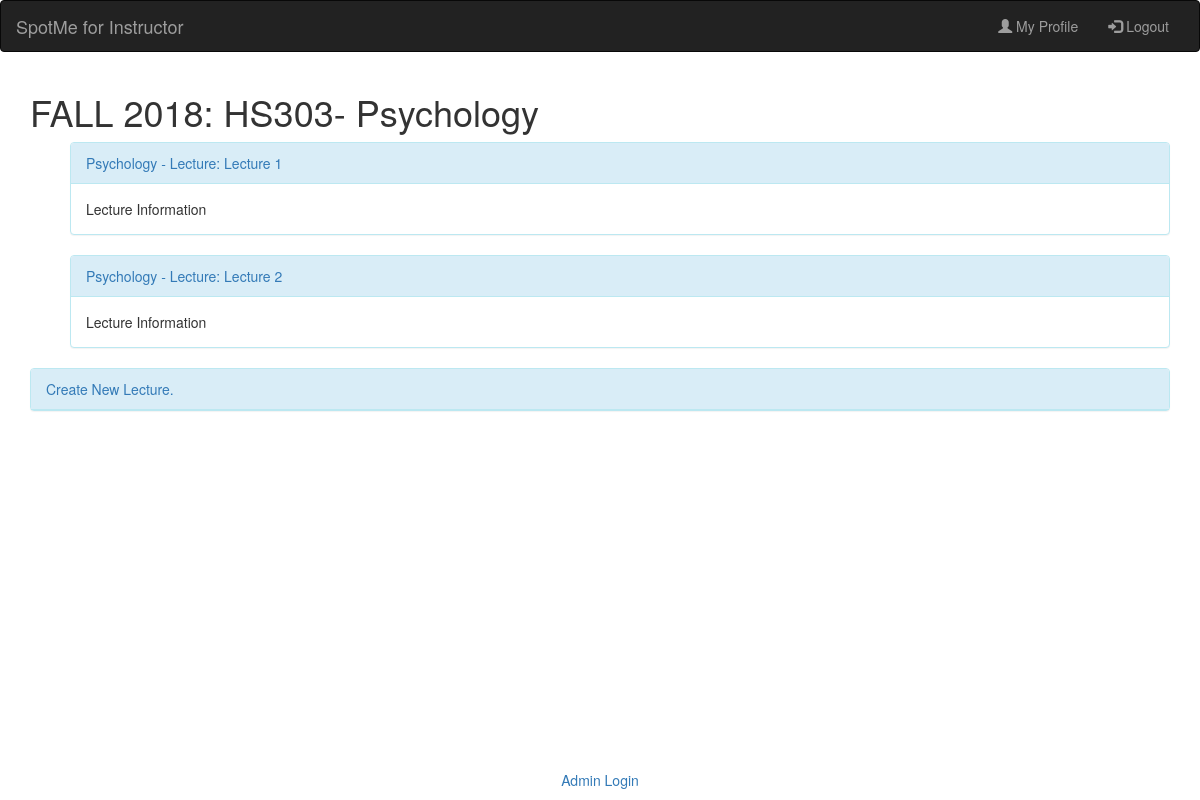
Page /SpotMe/course_session/2/ (signed in) on the committed database.
### SpotMe/models.py (models this page shows)
class course_session(models.Model):
    session_token = models.CharField(max_length=10, default='sessn')
    course_instructor = models.ForeignKey(instructor, on_delete=models.CASCADE, default=None)
    course = models.ForeignKey(course, on_delete=models.CASCADE, default=None)
    course_session_info = models.CharField(max_length=1000, primary_key=False, default='')
    semester = models.CharField(max_length=10, choices=SEM_CHOICES)
    year = models.IntegerField(choices=YEAR_CHOICES)
    class Meta:
        unique_together = ('session_token', 'course')
    def __str__(self):
        return self.semester + ' ' + str(self.year) + ': ' + str(self.course)

class course(models.Model):
    course_id = models.CharField(max_length=10)
    course_name = models.CharField(max_length=50)
    def __str__(self):
        return str(self.course_id) + '- ' + str(self.course_name)

class lecture(models.Model):
    lecture_id = models.AutoField(primary_key=True)
    lecture_title = models.CharField(max_length=50, default=None, null=True)
    course_session = models.ForeignKey(course_session, on_delete=models.CASCADE)
    lecture_location = models.ForeignKey(location, on_delete=models.CASCADE)
    lecture_date = models.DateField()
    start_time = models.TimeField()
    end_time = models.TimeField()
    def __str__(self):
        return self.course_session.course.course_name + ' - Lecture: ' + str(self.lecture_title)

### SpotMe/views.py (the view)
# urls.py: url(r'^course_session/(?P<course_session_id>[0-9]+)/$', views.instructor_course_page, name='instructor_course_page'),
def instructor_course_page(request, course_session_id):
    if not request.user.is_authenticated:
        return render(request, 'SpotMe/instructor_login.html')
    else:
        instructor_obj = get_object_or_404(instructor, user=request.user)
        context = instructor_course_page_context(instructor_obj, course_session_id)
        return render(request, 'SpotMe/instructor_course_page.html', context)

### SpotMe/views.py (called while the page is built)
def instructor_course_page_context(instructor, course_session_id):
    context = {'instructor': None, 'course_session': None, 'course_lectures': None}
    if instructor is not None:
        if instructor.user.is_authenticated:
            context['instructor'] = instructor
            course_session_obj = get_object_or_404(course_session, pk=course_session_id)
            context['course_session'] = course_session_obj
            if course_session_obj is not None:
                context['course_lectures'] = lecture.objects.filter(course_session=course_session_obj)
    return context

### SpotMe/templates/SpotMe/instructor_course_page.html
{% extends 'SpotMe/instructor_in_base.html' %}
{% block content %}
{%if course_session %}
    <h1> {{ course_session }} </h1>
{% endif %}
{% if course_lectures %}
    <ul>
        {% for course_lecture in course_lectures %}
            <div class="panel panel-info">
                <div class="panel-heading">
                    <a href="{% url 'SpotMe:instructor_lecture_page' course_lecture.lecture_id %}">
                        {{ course_lecture }}
                    </a>
                </div>
                <div class="panel-body">
                    Lecture Information
                </div>
            </div>
        {% endfor %}
    </ul>
{% endif %}
<div class="panel panel-info">
        <div class="panel-heading">
            <a href="{% url 'SpotMe:instructor_add_lecture' course_session.pk %}">
                Create New Lecture.
            </a>
        </div>
    </div>
</div>
{% endblock %}

### rows in the picture
course_session: semester+year+course "FALL 2018: HS303- Psychology"
lecture: course_session+lecture_title "Psychology - Lecture: Lecture 1"
lecture: course_session+lecture_title "Psychology - Lecture: Lecture 2"
